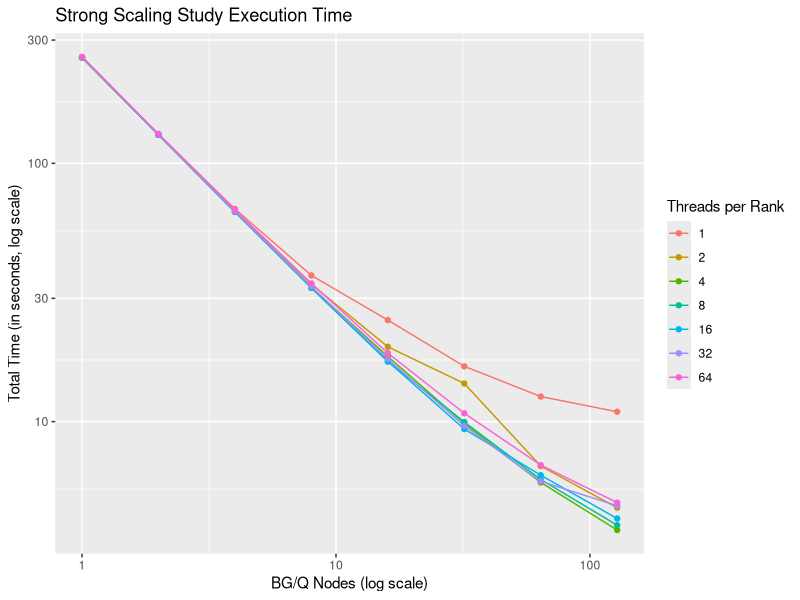
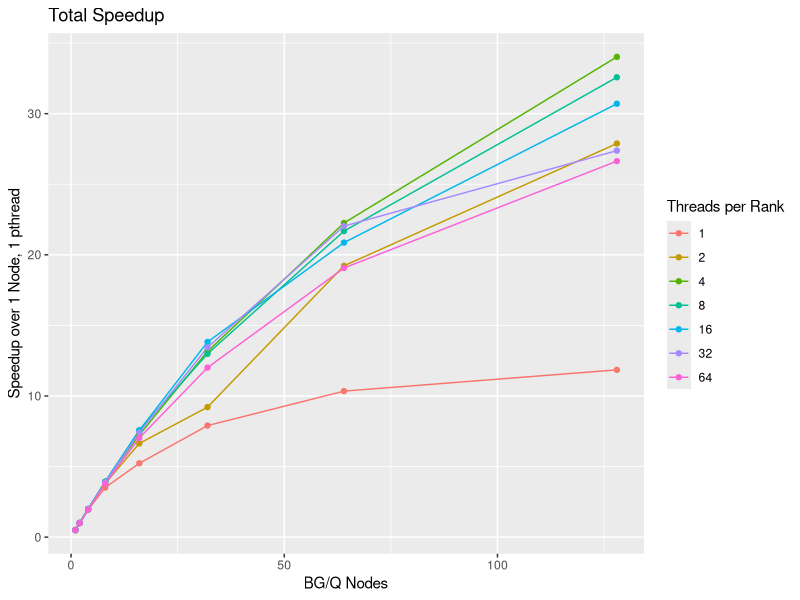
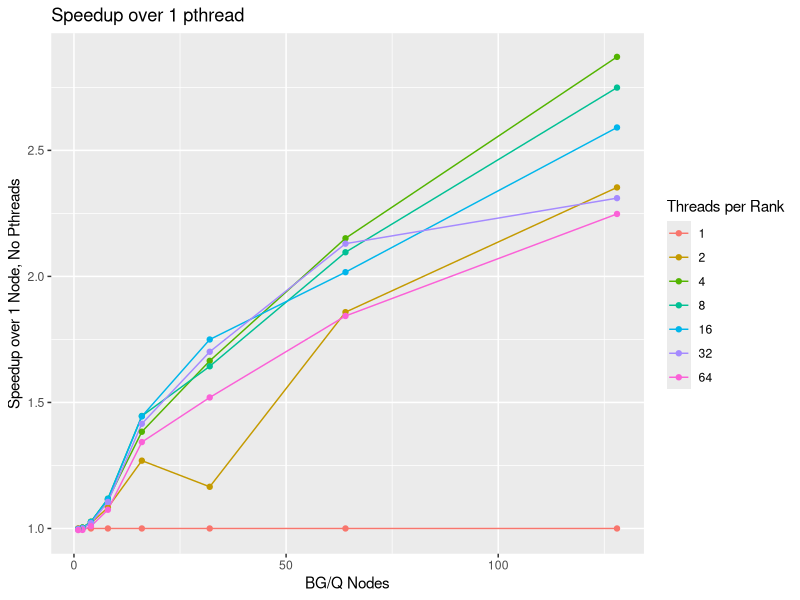
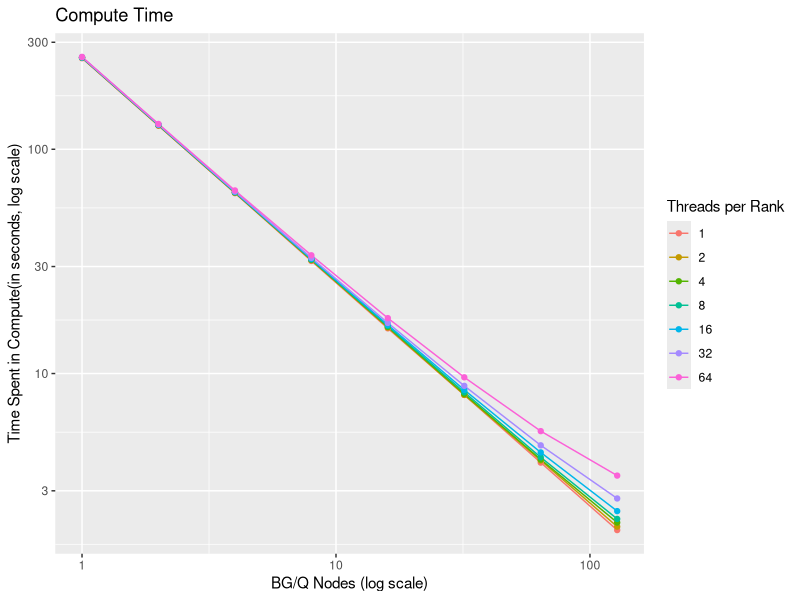
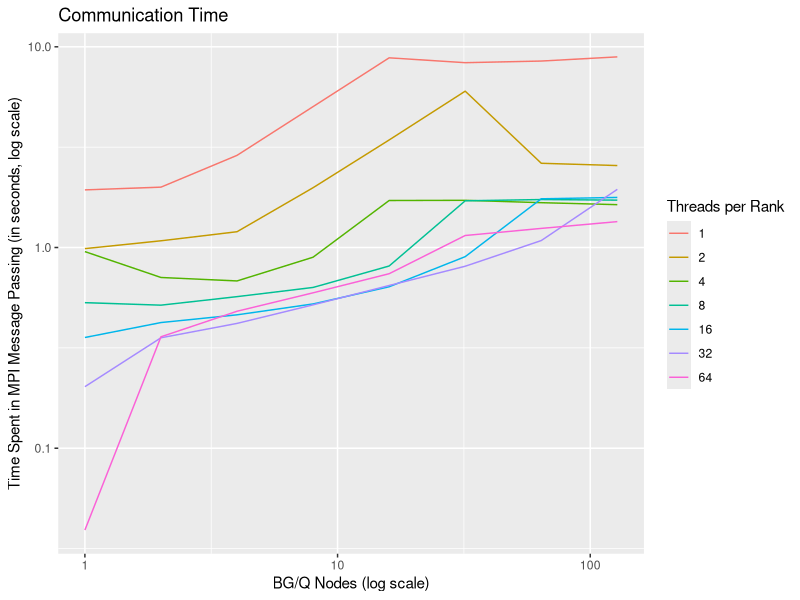
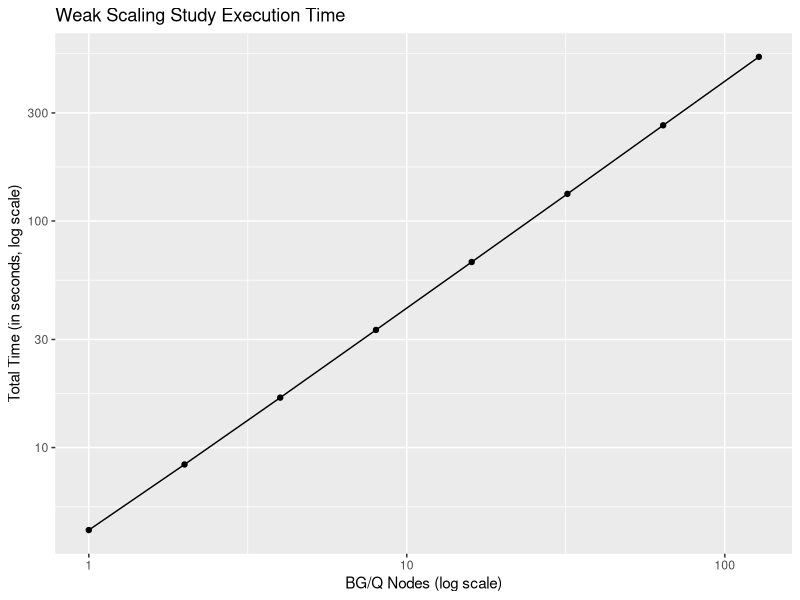
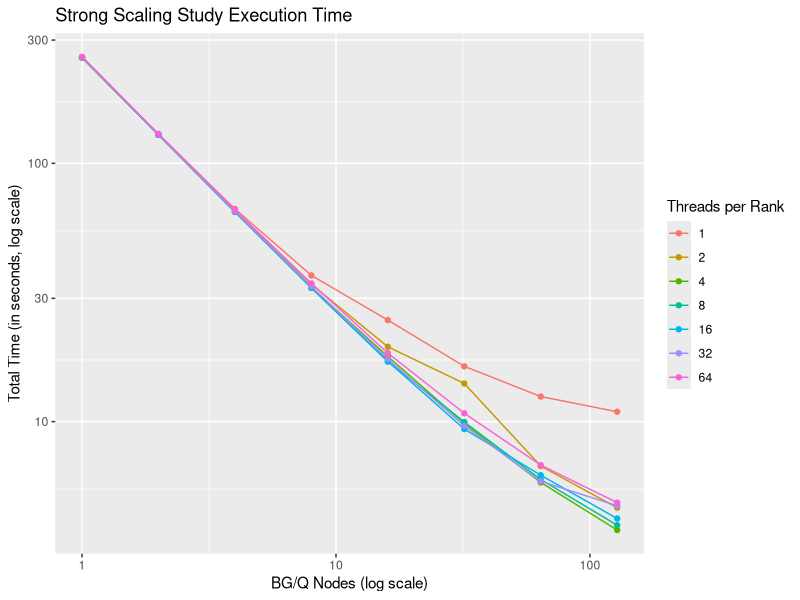
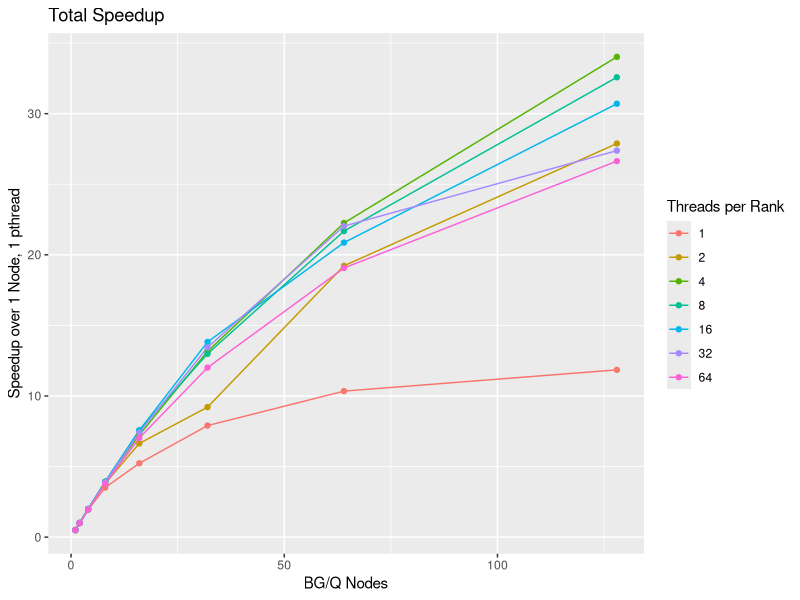

Generate these figures, in order, with R:
library(ggplot2)

# Results of the strong scaling study using random initial bird placements
ss <- read.csv('strongscaling.csv')
ss$nodes <- (ss$ranks * ss$threads) / 64
ss$threads <- factor(ss$threads)


# Total execution time between number of nodes
ggplot(data=ss, aes(x=nodes)) +
  geom_line(aes(y=total, color=threads)) +
  geom_point(aes(y=total, color=threads)) +
  scale_x_log10() +
  scale_y_log10() +
  ggtitle("Strong Scaling Study Execution Time") +
  labs(x="BG/Q Nodes (log scale)", y="Total Time (in seconds, log scale)", color="Threads per Rank")
ggsave("plots/total_time.png")


# Total speedup
total.base <- ss[ss$nodes==2 & ss$threads==1,]$total  # Change to ss$nodes==1
ss$total.speedup <- total.base / ss$total
ggplot(data=ss, aes(x=nodes)) +
  geom_line(aes(y=total.speedup, color=threads)) +
  geom_point(aes(y=total.speedup, color=threads)) +
  ggtitle("Total Speedup") +
  labs(x="BG/Q Nodes", y="Speedup over 1 Node, 1 pthread", color="Threads per Rank")
ggsave("plots/total_speedup.png")


# Total speedup within same number nodes (thread speedup)
node.base <- list()
for (n in unique(ss$nodes)) {
  node.base[[n]] <- ss[ss$nodes==n & ss$threads==1,]$total
}
ss$thread.total.speedup <- unlist(node.base[ss$nodes]) / ss$total
ggplot(data=ss, aes(x=nodes)) +
  geom_line(aes(y=thread.total.speedup, color=threads)) +
  geom_point(aes(y=thread.total.speedup, color=threads)) +
  ggtitle("Speedup over 1 pthread") +
  labs(x="BG/Q Nodes", y="Speedup over 1 Node, No Pthreads", color="Threads per Rank")
ggsave("plots/thread_speedup.png")


# Compute execution time
ggplot(data=ss, aes(x=nodes)) +
  geom_line(aes(y=compute, color=threads)) +
  geom_point(aes(y=compute, color=threads)) +
  ggtitle("Compute Time") +
  scale_x_log10() +
  scale_y_log10() +
  labs(x="BG/Q Nodes (log scale)", y="Time Spent in Compute(in seconds, log scale)", color="Threads per Rank")
ggsave("plots/compute_time.png")


# Communication execution time
ggplot(data=ss, aes(x=nodes)) +
  geom_line(aes(y=communicate, color=threads)) +
  ggtitle("Communication Time") +
  scale_x_log10() +
  scale_y_log10() +
  labs(x="BG/Q Nodes (log scale)", y="Time Spent in MPI Message Passing (in seconds, log scale)", color="Threads per Rank")
ggsave("plots/comm_time.png")


# Weak Scaling test
ws <- read.csv('weakscaling.csv')
ws$nodes <- (ws$ranks * ws$threads) / 64
ws$threads <- factor(ws$threads)
ggplot(data=ws, aes(x=nodes, y=total)) +
  geom_line() + geom_point() +
  scale_x_log10() + scale_y_log10() +
  ggtitle("Weak Scaling Study Execution Time") +
  labs(x="BG/Q Nodes (log scale)", y="Total Time (in seconds, log scale)")

ggsave("plots/weakscaling.png")
  